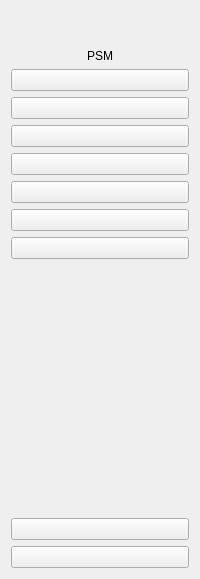
     <widget class="QWidget" name="widget" native="true">
      <property name="sizePolicy">
       <sizepolicy hsizetype="Preferred" vsizetype="Preferred">
        <horstretch>0</horstretch>
        <verstretch>0</verstretch>
       </sizepolicy>
      </property>
      <layout class="QVBoxLayout" name="verticalLayout">
       <item>
        <widget class="QWidget" name="widget_4" native="true">
         <layout class="QHBoxLayout" name="horizontalLayout">
          <item>
           <widget class="QLabel" name="label">
            <property name="maximumSize">
             <size>
              <width>35</width>
              <height>35</height>
             </size>
            </property>
            <property name="text">
             <string/>
            </property>
            <property name="pixmap">
             <pixmap resource="resources.qrc">:/icons/big_box.png</pixmap>
            </property>
            <property name="scaledContents">
             <bool>true</bool>
            </property>
           </widget>
          </item>
         </layout>
        </widget>
       </item>
       <item>
        <widget class="QLabel" name="label_33">
         <property name="contextMenuPolicy">
          <enum>Qt::NoContextMenu</enum>
         </property>
         <property name="layoutDirection">
          <enum>Qt::LeftToRight</enum>
         </property>
         <property name="text">
          <string>PSM</string>
         </property>
         <property name="alignment">
          <set>Qt::AlignCenter</set>
         </property>
        </widget>
       </item>
       <item>
        <widget class="QPushButton" name="pushButton">
         <property name="sizePolicy">
          <sizepolicy hsizetype="Minimum" vsizetype="Fixed">
           <horstretch>0</horstretch>
           <verstretch>0</verstretch>
          </sizepolicy>
         </property>
         <property name="text">
          <string/>
         </property>
         <property name="icon">
          <iconset resource="resources.qrc">
           <normaloff>:/icons/Home.png</normaloff>:/icons/Home.png</iconset>
         </property>
         <property name="iconSize">
          <size>
           <width>35</width>
           <height>35</height>
          </size>
         </property>
        </widget>
       </item>
       <item>
        <widget class="QPushButton" name="pushButton_2">
         <property name="text">
          <string/>
         </property>
         <property name="icon">
          <iconset resource="resources.qrc">
           <normaloff>:/icons/process.png</normaloff>:/icons/process.png</iconset>
         </property>
         <property name="iconSize">
          <size>
           <width>35</width>
           <height>35</height>
          </size>
         </property>
        </widget>
       </item>
       <item>
        <widget class="QPushButton" name="pushButton_3">
         <property name="text">
          <string/>
         </property>
         <property name="icon">
          <iconset resource="resources.qrc">
           <normaloff>:/icons/Simplify and Manage.png</normaloff>:/icons/Simplify and Manage.png</iconset>
         </property>
         <property name="iconSize">
          <size>
           <width>35</width>
           <height>35</height>
          </size>
         </property>
        </widget>
       </item>
       <item>
        <widget class="QPushButton" name="pushButton_4">
         <property name="text">
          <string/>
         </property>
         <property name="icon">
          <iconset resource="resources.qrc">
           <normaloff>:/icons/client.png</normaloff>:/icons/client.png</iconset>
         </property>
         <property name="iconSize">
          <size>
           <width>35</width>
           <height>35</height>
          </size>
         </property>
        </widget>
       </item>
       <item>
        <widget class="QPushButton" name="pushButton_5">
         <property name="text">
          <string/>
         </property>
         <property name="icon">
          <iconset resource="resources.qrc">
           <normaloff>:/icons/material_out.png</normaloff>:/icons/material_out.png</iconset>
         </property>
         <property name="iconSize">
          <size>
           <width>35</width>
           <height>35</height>
          </size>
         </property>
        </widget>
       </item>
       <item>
        <widget class="QPushButton" name="pushButton_6">
         <property name="text">
          <string/>
         </property>
         <property name="icon">
          <iconset resource="resources.qrc">
           <normaloff>:/icons/client_in.png</normaloff>:/icons/client_in.png</iconset>
         </property>
         <property name="iconSize">
          <size>
           <width>35</width>
           <height>35</height>
          </size>
         </property>
        </widget>
       </item>
       <item>
        <widget class="QPushButton" name="pushButton_7">
         <property name="text">
          <string/>
         </property>
         <property name="icon">
          <iconset resource="resources.qrc">
           <normaloff>:/icons/repport.png</normaloff>:/icons/repport.png</iconset>
         </property>
         <property name="iconSize">
          <size>
           <width>35</width>
           <height>35</height>
          </size>
         </property>
        </widget>
       </item>
       <item>
        <spacer name="verticalSpacer">
         <property name="orientation">
          <enum>Qt::Vertical</enum>
         </property>
         <property name="sizeHint" stdset="0">
          <size>
           <width>20</width>
           <height>253</height>
          </size>
         </property>
        </spacer>
       </item>
       <item>
        <widget class="QPushButton" name="pushButton_8">
         <property name="text">
          <string/>
         </property>
         <property name="icon">
          <iconset resource="resources.qrc">
           <normaloff>:/icons/profile.png</normaloff>:/icons/profile.png</iconset>
         </property>
         <property name="iconSize">
          <size>
           <width>35</width>
           <height>35</height>
          </size>
         </property>
        </widget>
       </item>
       <item>
        <widget class="QPushButton" name="pushButton_9">
         <property name="text">
          <string/>
         </property>
         <property name="icon">
          <iconset resource="resources.qrc">
           <normaloff>:/icons/logout.png</normaloff>:/icons/logout.png</iconset>
         </property>
         <property name="iconSize">
          <size>
           <width>35</width>
           <height>35</height>
          </size>
         </property>
        </widget>
       </item>
      </layout>
     </widget>
